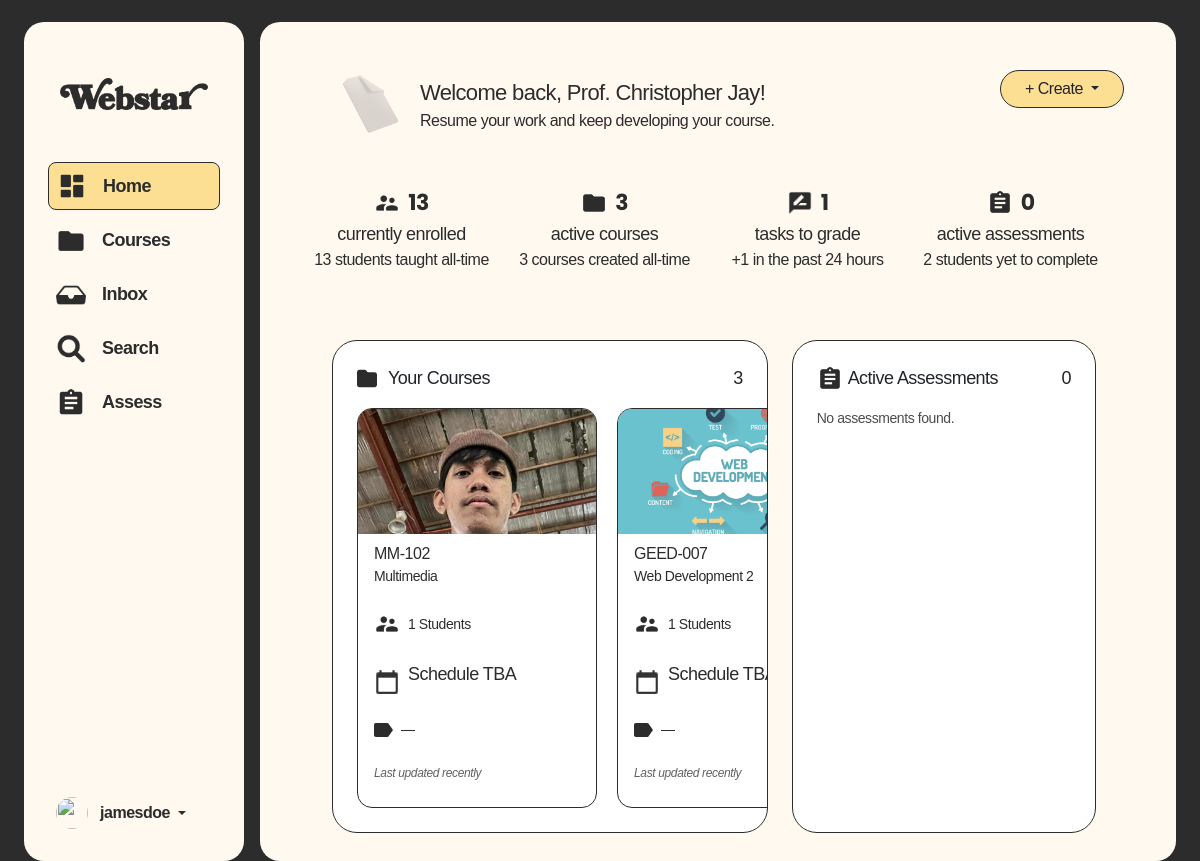
The app's page /prof/index.php (signed in) with its own data.
### tables this page shows
CREATE TABLE `courses` (
  `courseID` int(11) NOT NULL,
  `userID` int(11) NOT NULL,
  `courseCode` varchar(50) NOT NULL,
  `courseTitle` varchar(255) NOT NULL,
  `courseImage` varchar(255) NOT NULL,
  `isActive` int(3) NOT NULL DEFAULT 1,
  `code` varchar(20) NOT NULL,
  `section` varchar(20) NOT NULL
);

### prof/index.php (the view, shortened to what the rows shown need)
<?php
include('../shared/assets/database/connect.php');
include("../shared/assets/processes/prof-session-process.php");
$courses = [];
$result = executeQuery("SELECT * FROM courses WHERE userID = '$userID' AND isActive = '1' ORDER BY courseID DESC");
if ($result && mysqli_num_rows($result) > 0) {
    while ($row = mysqli_fetch_assoc($result)) {
        $courseID = $row['courseID'];
        $countStudentsQuery = "SELECT COUNT(*) AS studentCount FROM enrollments
        INNER JOIN courses ON enrollments.courseID = courses.courseID
        WHERE enrollments.courseID = '$courseID'";
        $countStudentResult = executeQuery($countStudentsQuery);
        $studentCount = 0;
        if (mysqli_num_rows($countStudentResult) > 0) {
            $countRow = mysqli_fetch_assoc($countStudentResult);
            $studentCount = $countRow['studentCount'];
        }
        $row['studentCount'] = $studentCount;
        $courses[] = $row;
    }
}
$totalCourses = count($courses);
?>
<!doctype html>
<html lang="en">
<head>
    <link href="https://cdn.jsdelivr.net/npm/bootstrap@5.3.6/dist/css/bootstrap.min.css" rel="stylesheet"
>
    <link rel="stylesheet" href="../shared/assets/css/global-styles.css">
    <link rel="stylesheet" href="../shared/assets/css/sidebar-and-container-styles.css">
    <link rel="stylesheet" href="../shared/assets/css/profIndex.css">
    <link href="https://cdnjs.cloudflare.com/ajax/libs/font-awesome/6.5.0/css/all.min.css" rel="stylesheet">
</head>
<body>
    <div class="container-fluid min-vh-100 d-flex justify-content-center align-items-center p-0 p-md-3"
        style="background-color: var(--black);">
        <div class="row w-100">
            <div class="col main-container m-0 p-0 mx-0 mx-md-2 p-0 p-md-4 overflow-y-auto">
                <div class="card border-0 px-3 pt-3 m-0 h-100 w-100 rounded-0 shadow-none"
                    style="background-color: transparent;">
                    <div class="container-fluid py-1 overflow-y-auto row-padding-top">
                        <div class="row">
                            <div class="container-fluid py-1 overflow-y-auto">
                                <div class="row">
                                    <div class="row mt-5">
                                        <div class="row pt-1 text-sbold text-18 ms-2">
                                            <div class="col-12 col-md-7">
                                                <div class="card left-card">
                                                    <div class="ps-4 pb-4 pe-4 scroll-attachments"
                                                        style="overflow-x: auto; white-space: nowrap;">
                                                        <div style="display: inline-flex; gap: 20px;">
                                                            <?php if ($totalCourses === 0) { ?>
                                                                <div class="text-reg text-14"
                                                                    style="color: var(--black); opacity: 0.85;">No courses
                                                                    found.</div>
                                                                <?php } else {
                                                                foreach ($courses as $course) {
                                                                    $courseCode = ($course['courseCode'] ?? '');
                                                                    $courseTitle = ($course['courseTitle'] ?? '');
                                                                    $yearSection = ($course['yearSection'] ?? '');
                                                                    $imageFile = trim((string) ($course['courseImage'] ?? ''));
                                                                    $imagePath = "../shared/assets/img/course-images/" . $imageFile;
                                                                    $fallbackImage = "../shared/assets/img/home/webdev.jpg";
                                                                ?>
                                                                    <div class="card custom-course-card">
                                                                        <img src="<?php echo $imageFile ? $imagePath : $fallbackImage; ?>"
                                                                            class="card-img-top"
                                                                            alt="<?php echo $courseTitle; ?>"
                                                                            onerror="this.onerror=null;this.src='<?php echo $fallbackImage; ?>';">
                                                                        <div class="card-body px-3 py-2">
                                                                            <div class="text-sbold text-16">
                                                                                <?php echo $courseCode; ?>
                                                                            </div>
                                                                            <p class="text-reg text-14 mb-0">
                                                                                <?php echo $courseTitle; ?>
                                                                            </p>
                                                                            <div class="d-flex align-items-center mb-2 mt-4">
                                                                                <img src="../shared/assets/img/profIndex/people.png"
                                                                                    alt="people" width="26" height="26">
                                                                                <span
                                                                                    class="text-reg text-14 ms-2"><?php echo $course['studentCount']; ?>
                                                                                    Students</span>
                                                                            </div>
                                                                            <div class="d-flex align-items-start mb-2 mt-4">
                                                                                <img src="../shared/assets/img/profIndex/calendar.png"
                                                                                    alt="calendar" width="26" height="26"
                                                                                    class="mt-2">
                                                                                <div class="calendar-schedule ms-2">
                                                                                    <div class="text-reg">
                                                                                        <?php echo nl2br(($course['schedule'] ?: 'Schedule TBA')); ?>
                                                                                    </div>
                                                                                </div>
                                                                            </div>
                                                                            <div class="d-flex align-items-center mb-2 mt-4">
                                                                                <img src="../shared/assets/img/profIndex/tag.png"
                                                                                    alt="tag">
                                                                                <span
                                                                                    class="text-reg text-14 ms-2"><?php echo $yearSection ?: '—'; ?></span>
                                                                            </div>
                                                                            <div class="text-reg fst-italic text-12 mt-4"
                                                                                style="color: var(--black); opacity: 0.75;">Last
                                                                                updated recently</div>
                                                                        </div>
                                                                    </div>
                                                            <?php }
                                                            } ?>
                                                        </div>
                                                    </div>
                                                </div>
                                            </div>
                                        </div>
                                    </div>
                                </div>
                            </div>
                        </div>
                    </div>
                </div>
            </div>
        </div>
</body>
</html>

### records on screen
courses: courseImage (picture), courseCode "MM-102", courseTitle "Multimedia", studentCount "1", schedule "Schedule TBA", yearSection "—"
courses: courseImage (picture), courseCode "GEED-007", courseTitle "Web Development 2", studentCount "1", schedule "Schedule…", yearSection "—"

### other values on screen
$profInfo['firstName'] "Christopher Jay"
$studentsTaught['studentsTaught'] "13"
$activeCourses['activeCourses'] "3"
$totalCourse['activeCourses'] "3"
$toGrade['toGrade'] "1"
$toGradeToday['toGradeToday'] "1"
$countAssessments['activeAssessments'] "0"
$pendingTodo['pending'] "2"
$totalCourses "3"
$totalAssessments "0"
